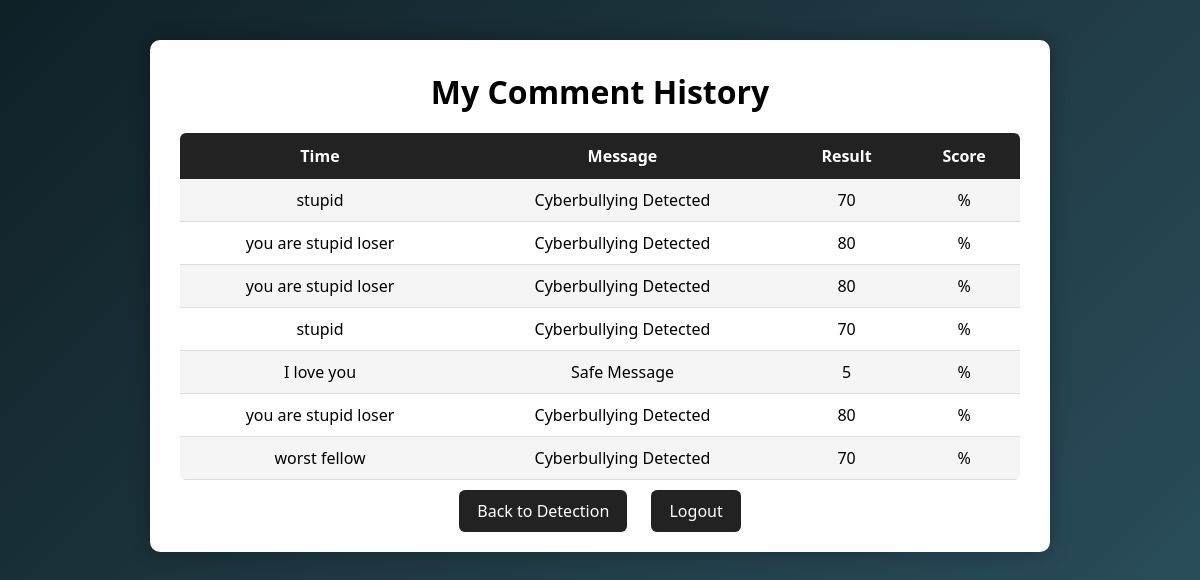
Page /my_history (signed in) on the committed database.
### tables this page shows
CREATE TABLE comments (
        id INTEGER PRIMARY KEY AUTOINCREMENT,
        username TEXT,
        time TEXT,
        message TEXT,
        result TEXT,
        score INTEGER,
        sentiment TEXT
    );

### app.py (the view)
@app.route("/my_history")
def my_history():
    if "user" not in session:
        return redirect("/login")
    conn = sqlite3.connect("comments.db")
    cursor = conn.cursor()
    cursor.execute("""
    SELECT time,message,result,score
    FROM comments
    WHERE username=?
    ORDER BY id DESC
    """,(session["user"],))
    history = cursor.fetchall()
    conn.close()
    return render_template("history.html", history=history)

### templates/history.html (shortened to what this page needs)
<!DOCTYPE html>
<html>
<head>
<link rel="stylesheet" href="{{ url_for('static', filename='style.css') }}">
</head>
<body>
<div class="history-container">
<h1 class="history-title">My Comment History</h1>
<table class="history-table">
<tr>
<th>Time</th>
<th>Message</th>
<th>Result</th>
<th>Score</th>
</tr>
{% for h in history %}
<tr>
<td>{{h[1]}}</td>
<td>{{h[2]}}</td>
<td>
{% if h[3] == "Safe Message" %}
<span class="safe">{{h[3]}}</span>
{% else %}
<span class="toxic">{{h[3]}}</span>
{% endif %}
</td>
<td>{{h[4]}}%</td>
</tr>
{% endfor %}
</table>
<div class="history-nav">
<a href="/">Back to Detection</a>
<a href="/logout">Logout</a>
</div>
</div>
</body>
</html>

### static/style.css (style rules this page uses)
* { margin:0; padding:0; box-sizing:border-box; font-family:Segoe UI, Arial, sans-serif; }
body { background:linear-gradient(135deg,#0f2027,#203a43,#2c5364); min-height:100vh; color:white; }
h1 { text-align:center; margin-bottom:10px; }
table { width:100%; border-collapse:collapse; margin-top:20px; background:white; color:black; border-radius:6px; overflow:hidden; }
th { background:#222; color:white; padding:12px; }
td { padding:10px; text-align:center; border-bottom:1px solid #ddd; }
tr:nth-child(even) { background:#f5f5f5; }
.history-container { max-width:900px; margin:40px auto; background:white; padding:30px; border-radius:10px; color:black; box-shadow:0 0 20px rgba(0,0,0,0.3); }
.history-title { text-align:center; margin-bottom:20px; }
.history-nav { text-align:center; margin-top:20px; }
.history-nav a { text-decoration:none; padding:10px 18px; margin:10px; background:#222; color:white; border-radius:6px; transition:0.3s; }

### rows in the picture
comments: message "stupid", result "Cyberbullying Detected", score "70"
comments: message "you are stupid loser", result "Cyberbullying Detected", score "80"
comments: message "you are stupid loser", result "Cyberbullying Detected", score "80"
comments: message "stupid", result "Cyberbullying Detected", score "70"
comments: message "I love you", result "Safe Message", score "5"
comments: message "you are stupid loser", result "Cyberbullying Detected", score "80"
comments: message "worst fellow", result "Cyberbullying Detected", score "70"
